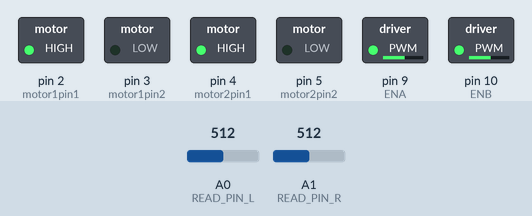
This sketch was run on a simulated Arduino Uno, built with avr-gcc and run on an emulated ATmega328P. On the bench: switched loads named in the sketch (green lamp = pin HIGH). The inputs (shaded band) are chosen by the test bench; at power-on: A0 (READ_PIN_L) = 512, A1 (READ_PIN_R) = 512.

Above: at 1.2 s.
1.3 s: A0 (READ_PIN_L) set to 306
At 2.0 s:
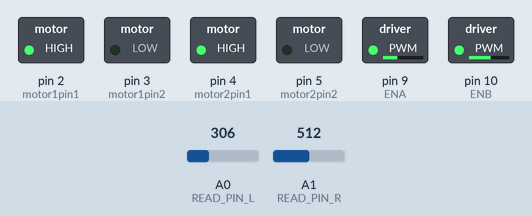
2.8 s: A1 (READ_PIN_R) set to 306
At 3.3 s:
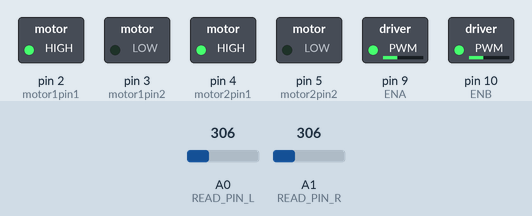
4.3 s: A0 (READ_PIN_L) set to 122
At 4.7 s:
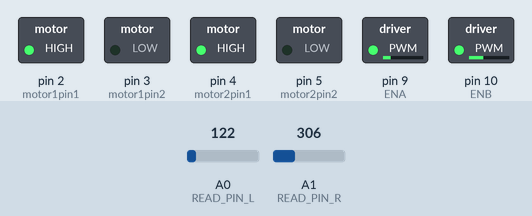
5.8 s: A1 (READ_PIN_R) set to 122
At 7.0 s:
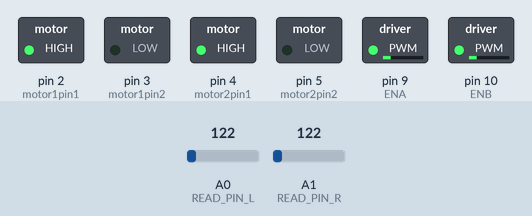
7.3 s: A0 (READ_PIN_L) set to 40
At 8.5 s:
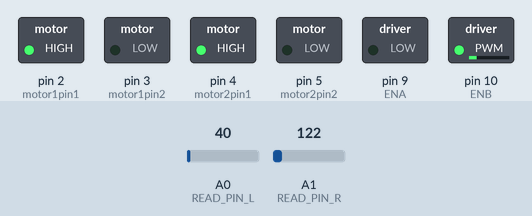
8.8 s: A1 (READ_PIN_R) set to 40
At 9.9 s:
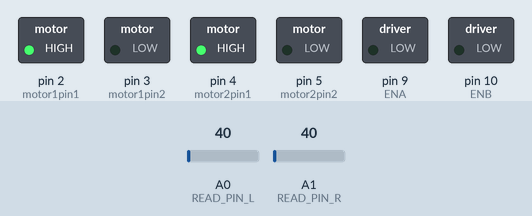
Timing chart, 0 to 11.3 s (numbered marks = the images above; inputs shaded):
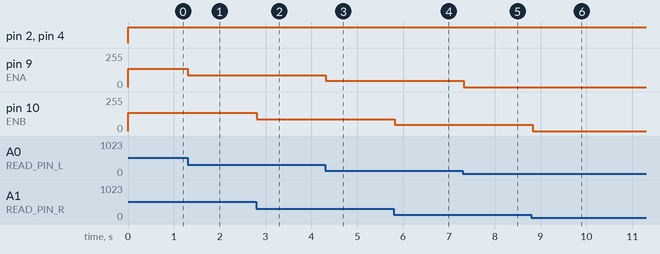

The sketch:

blip.ino
```cpp
// uses L298N Motor Driver
// https://create.arduino.cc/projecthub/ryanchan/how-to-use-the-l298n-motor-driver-b124c5

// left motor
const uint8_t motor1pin1 = 2;
const uint8_t motor1pin2 = 3;

// right motor
const uint8_t motor2pin1 = 4;
const uint8_t motor2pin2 = 5;

// enable pins
const uint8_t ENA = 9; // left motor
const uint8_t ENB = 10; // right motor

// value 0 (stop) -> 255 (full)
uint8_t speedLeft = 0;
uint8_t speedRight = 0;

// speed controller pot
const uint8_t READ_PIN_L = A0;
const uint8_t READ_PIN_R = A1;

void setup() {
  // put your setup code here, to run once:
  pinMode(motor1pin1, OUTPUT);
  pinMode(motor1pin2, OUTPUT);
  pinMode(motor2pin1, OUTPUT);
  pinMode(motor2pin2, OUTPUT);

  pinMode(ENA, OUTPUT);
  pinMode(ENB, OUTPUT);
}

void loop() {
  // read speed pot
  uint16_t speedPotLeft = analogRead(READ_PIN_L);
  uint16_t speedPotRight = analogRead(READ_PIN_R);

  // set the left wheel speed (debug)
  if(speedPotLeft < 50) {
    speedLeft = 0;
  } else {
    speedLeft = map(speedPotLeft,0,1023,20,255);
  }

  if(speedPotRight < 50) {
    speedRight = 0;
  } else {
    speedRight = map(speedPotRight,0,1023,20,255);
  }

  //Controlling speed (0 = off and 255 = max speed):
  analogWrite(9, speedLeft); //ENA pin
  analogWrite(10, speedRight); //ENB pin

  //Controlling spin direction of motors:
  leftForward();
  rightForward();
  delay(100);


/*
  uint8_t count = 50;

  while(count < 255) {
    speedLeft = speedPot;
    //count ++;
    leftForward();
    analogWrite(ENA,speedLeft);
    delay(100);
  }
  delay(1000);

  while(count > 50) {
    speedLeft = speedPot;
    //count --;
    leftReverse();
    analogWrite(ENA,speedLeft);
    delay(100);
  }
  delay(1000);
  */
}

void leftForward() {
  digitalWrite(motor1pin1, HIGH);
  digitalWrite(motor1pin2, LOW);
}

void leftReverse() {
  digitalWrite(motor1pin1, LOW);
  digitalWrite(motor1pin2, HIGH);
}

void rightForward() {
  digitalWrite(motor2pin1, HIGH);
  digitalWrite(motor2pin2, LOW);
}

void rightReverse() {
  digitalWrite(motor2pin1, LOW);
  digitalWrite(motor2pin2, HIGH);

}
```

Measured:
- after the input at 1.3 s, pin 9 (ENA): 137/255 → 90/255 at once
- after the input at 2.8 s, pin 10 (ENB): 137/255 → 90/255 at once
- after the input at 4.3 s, pin 9 (ENA): 90/255 → 48/255 at once
- after the input at 5.8 s, pin 10 (ENB): 90/255 → 48/255 at once
- after the input at 7.3 s, pin 9 (ENA): 48/255 → 0/255 at once
- after the input at 8.8 s, pin 10 (ENB): 48/255 → 0/255 at once
